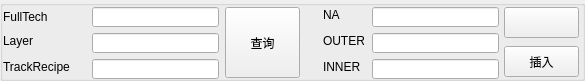
             <widget class="QGroupBox" name="groupBox_9">
              <property name="minimumSize">
               <size>
                <width>585</width>
                <height>81</height>
               </size>
              </property>
              <property name="maximumSize">
               <size>
                <width>585</width>
                <height>81</height>
               </size>
              </property>
              <property name="title">
               <string/>
              </property>
              <widget class="QLineEdit" name="exLineEdit1_7">
               <property name="geometry">
                <rect>
                 <x>372</x>
                 <y>59</y>
                 <width>127</width>
                 <height>20</height>
                </rect>
               </property>
               <property name="minimumSize">
                <size>
                 <width>100</width>
                 <height>0</height>
                </size>
               </property>
              </widget>
              <widget class="QPushButton" name="exPushButton_10">
               <property name="geometry">
                <rect>
                 <x>504</x>
                 <y>46</y>
                 <width>75</width>
                 <height>31</height>
                </rect>
               </property>
               <property name="minimumSize">
                <size>
                 <width>50</width>
                 <height>20</height>
                </size>
               </property>
               <property name="maximumSize">
                <size>
                 <width>9999</width>
                 <height>99999</height>
                </size>
               </property>
               <property name="text">
                <string>插入</string>
               </property>
              </widget>
              <widget class="QLabel" name="exLabel_7">
               <property name="geometry">
                <rect>
                 <x>3</x>
                 <y>59</y>
                 <width>88</width>
                 <height>16</height>
                </rect>
               </property>
               <property name="minimumSize">
                <size>
                 <width>88</width>
                 <height>0</height>
                </size>
               </property>
               <property name="text">
                <string>TrackRecipe</string>
               </property>
              </widget>
              <widget class="QPushButton" name="exPushButton_9">
               <property name="geometry">
                <rect>
                 <x>504</x>
                 <y>7</y>
                 <width>75</width>
                 <height>31</height>
                </rect>
               </property>
               <property name="minimumSize">
                <size>
                 <width>50</width>
                 <height>20</height>
                </size>
               </property>
               <property name="maximumSize">
                <size>
                 <width>9999</width>
                 <height>99999</height>
                </size>
               </property>
               <property name="text">
                <string/>
               </property>
              </widget>
              <widget class="QLineEdit" name="exLineEdit1_5">
               <property name="geometry">
                <rect>
                 <x>92</x>
                 <y>59</y>
                 <width>127</width>
                 <height>20</height>
                </rect>
               </property>
               <property name="minimumSize">
                <size>
                 <width>100</width>
                 <height>0</height>
                </size>
               </property>
              </widget>
              <widget class="QLineEdit" name="exLineEdit1_8">
               <property name="geometry">
                <rect>
                 <x>372</x>
                 <y>7</y>
                 <width>127</width>
                 <height>20</height>
                </rect>
               </property>
               <property name="minimumSize">
                <size>
                 <width>100</width>
                 <height>0</height>
                </size>
               </property>
              </widget>
              <widget class="QLabel" name="exLabel_5">
               <property name="geometry">
                <rect>
                 <x>3</x>
                 <y>7</y>
                 <width>80</width>
                 <height>20</height>
                </rect>
               </property>
               <property name="minimumSize">
                <size>
                 <width>80</width>
                 <height>0</height>
                </size>
               </property>
               <property name="text">
                <string>FullTech</string>
               </property>
              </widget>
              <widget class="QLabel" name="exLabel_8">
               <property name="geometry">
                <rect>
                 <x>323</x>
                 <y>59</y>
                 <width>41</width>
                 <height>16</height>
                </rect>
               </property>
               <property name="minimumSize">
                <size>
                 <width>0</width>
                 <height>0</height>
                </size>
               </property>
               <property name="text">
                <string>INNER</string>
               </property>
              </widget>
              <widget class="QLineEdit" name="exLineEdit1_6">
               <property name="geometry">
                <rect>
                 <x>372</x>
                 <y>33</y>
                 <width>127</width>
                 <height>20</height>
                </rect>
               </property>
               <property name="minimumSize">
                <size>
                 <width>100</width>
                 <height>0</height>
                </size>
               </property>
              </widget>
              <widget class="QLabel" name="exLabel_6">
               <property name="geometry">
                <rect>
                 <x>3</x>
                 <y>33</y>
                 <width>80</width>
                 <height>16</height>
                </rect>
               </property>
               <property name="minimumSize">
                <size>
                 <width>80</width>
                 <height>0</height>
                </size>
               </property>
               <property name="text">
                <string>Layer</string>
               </property>
              </widget>
              <widget class="QPushButton" name="exPushButton_88">
               <property name="geometry">
                <rect>
                 <x>225</x>
                 <y>7</y>
                 <width>75</width>
                 <height>71</height>
                </rect>
               </property>
               <property name="minimumSize">
                <size>
                 <width>50</width>
                 <height>20</height>
                </size>
               </property>
               <property name="maximumSize">
                <size>
                 <width>9999</width>
                 <height>99999</height>
                </size>
               </property>
               <property name="text">
                <string>查询</string>
               </property>
              </widget>
              <widget class="QLabel" name="exLabel_9">
               <property name="geometry">
                <rect>
                 <x>323</x>
                 <y>7</y>
                 <width>41</width>
                 <height>16</height>
                </rect>
               </property>
               <property name="minimumSize">
                <size>
                 <width>0</width>
                 <height>0</height>
                </size>
               </property>
               <property name="text">
                <string>NA</string>
               </property>
              </widget>
              <widget class="QLineEdit" name="exLineEdit1_3">
               <property name="geometry">
                <rect>
                 <x>92</x>
                 <y>7</y>
                 <width>127</width>
                 <height>20</height>
                </rect>
               </property>
               <property name="minimumSize">
                <size>
                 <width>100</width>
                 <height>0</height>
                </size>
               </property>
              </widget>
              <widget class="QLabel" name="exLabel_10">
               <property name="geometry">
                <rect>
                 <x>323</x>
                 <y>33</y>
                 <width>41</width>
                 <height>16</height>
                </rect>
               </property>
               <property name="minimumSize">
                <size>
                 <width>0</width>
                 <height>0</height>
                </size>
               </property>
               <property name="text">
                <string>OUTER</string>
               </property>
              </widget>
              <widget class="QLineEdit" name="exLineEdit1_4">
               <property name="geometry">
                <rect>
                 <x>92</x>
                 <y>33</y>
                 <width>127</width>
                 <height>20</height>
                </rect>
               </property>
               <property name="minimumSize">
                <size>
                 <width>100</width>
                 <height>0</height>
                </size>
               </property>
              </widget>
             </widget>
